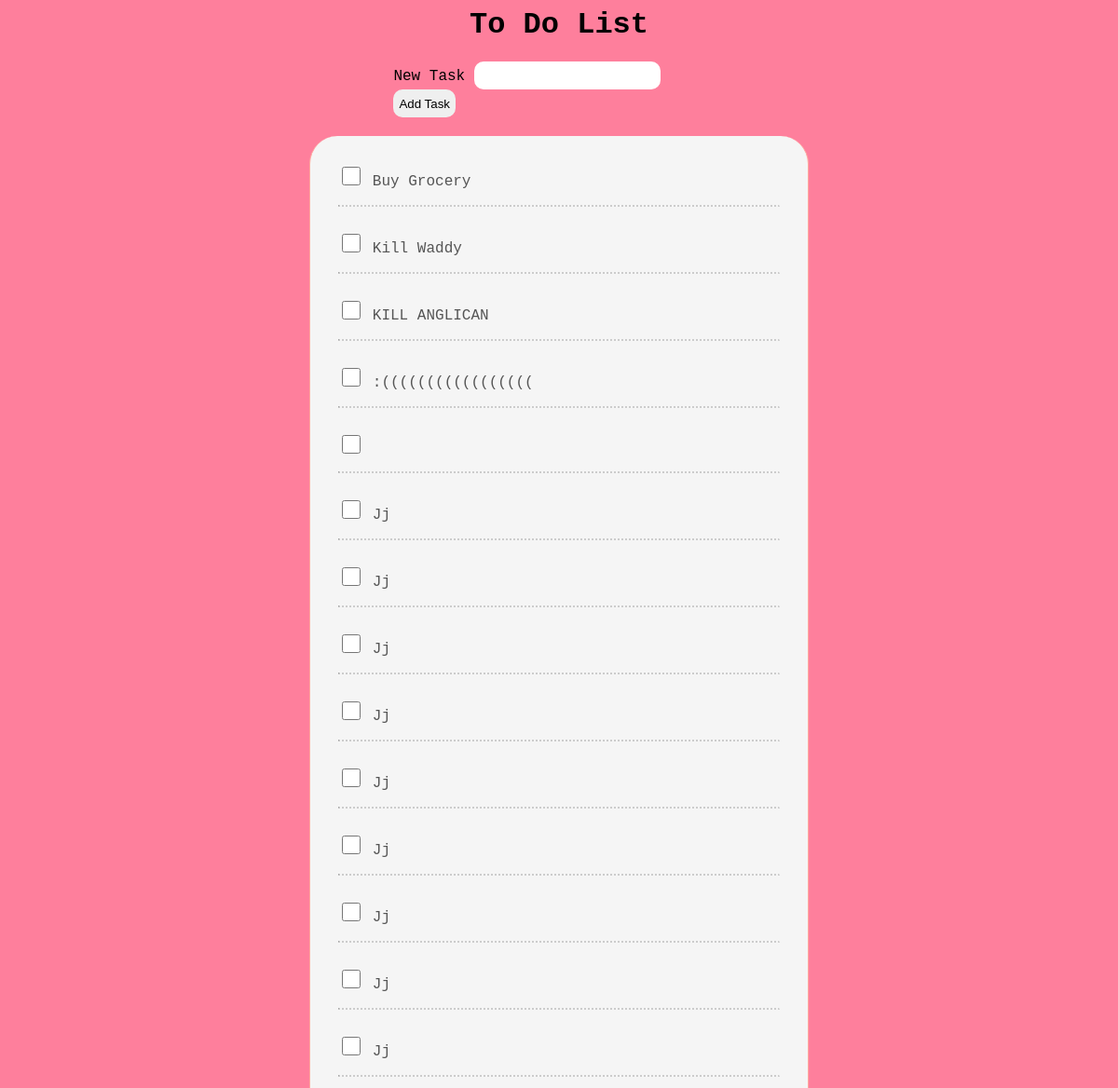
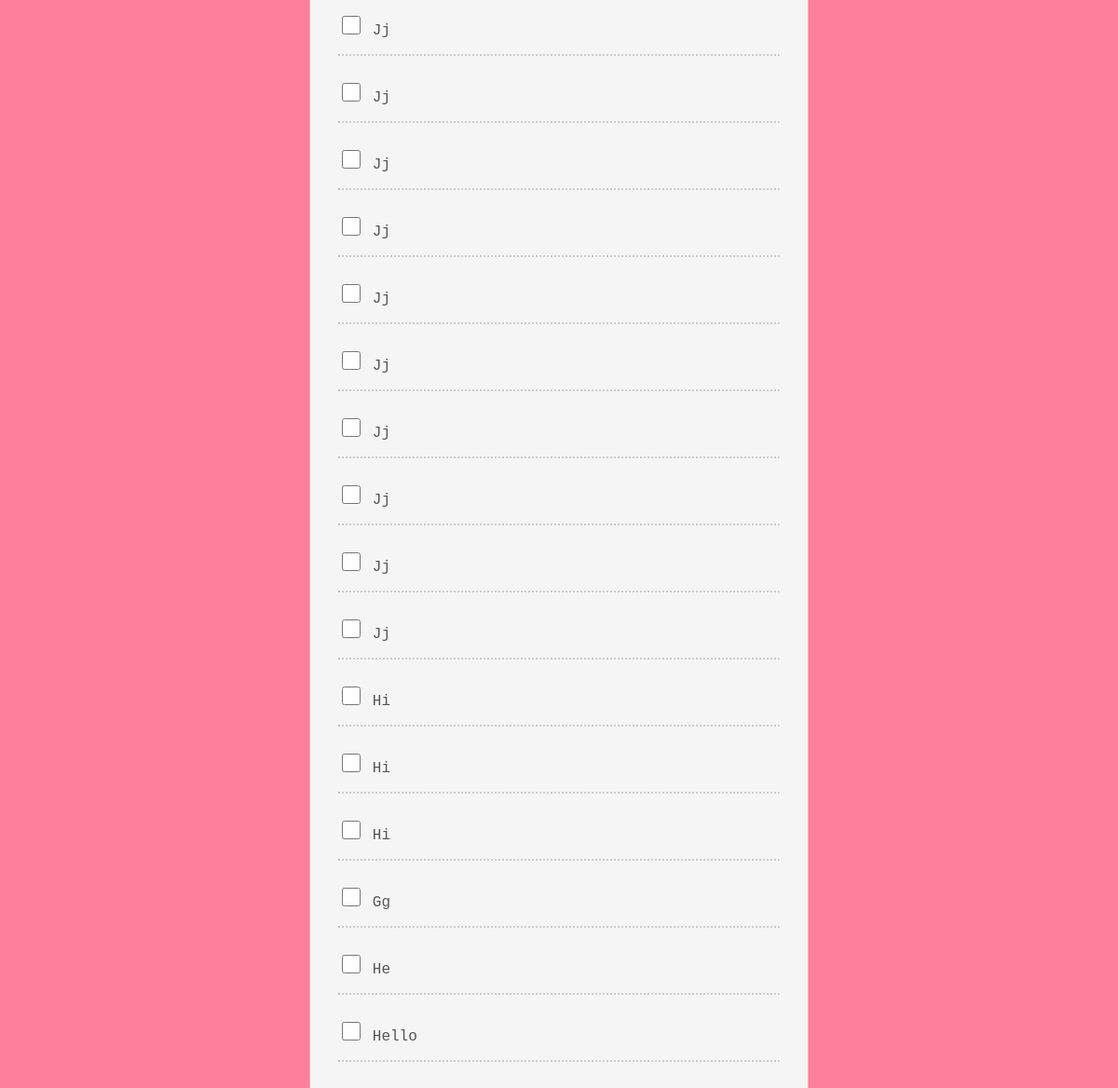
The page / on the database its author committed (2 pictures, top to bottom).
### tables this page shows
CREATE TABLE task (
	id INTEGER PRIMARY KEY AUTOINCREMENT,
	deleted_flag INTEGER DEFAULT 0, 
	description VARCHAR(100) NOT NULL
);

### flaskr/task.py (the view, shortened to what this page needs)
@bp.route('/', methods = ('GET','POST'))
def task():
	db = get_db()
	try:
		cur = db.cursor()
		cur.execute('SELECT * FROM task WHERE deleted_flag = 0')
		all_tasks = cur.fetchall()
	except:
		all_tasks = ""
	return render_template('index.html', all_tasks = all_tasks)

### flaskr/db.py (called while the page is built)
def get_db():
    if 'db' not in g:
        g.db = sqlite3.connect(
            current_app.config['DATABASE'],
            detect_types = sqlite3.PARSE_DECLTYPES
            )
        """ current_app: represents the app without importing it """
        g.db.row_factory = sqlite3.Row
        return g.db

### flaskr/templates/index.html (shortened to what this page needs)
<html>
 <head>
 	<link rel = "stylesheet" type = "text/css" href = "{{url_for('static', filename='style.css') }}" />
 </head>
<center>
	<h1 class="heading"> To Do List</h1>
</center>
<div class = "entertask">
	<form method="POST">
	<label for = "task"> New Task </label>
	<input name = "task" class="inputtask">
	<input type = "submit" value = "Add Task">
	</form>
</div>
<div class = "todo">
	<div class = "all_tasks">
		{% for i in all_tasks %}
			{% if i['deleted_flag'] == 0 %}
					<form method="POST">
					<input type="checkbox" name="check" value="{{loop.index}}">
					<label class="task">
					{{ i['description'] }}
					</label>
					</form>
				<hr class = "line">
				<br>
			{% endif %}
		{% endfor %}
	</div>
</div>
</html>

### flaskr/static/style.css (style rules this page uses)
.inputtask { border-radius: 10px; height: 30px; width: 200px; border: 0px; padding: 2px; }
input[type=submit] { border-radius:10px; height: 30px; border: 0px; }
div.entertask { width: 30%; margin:0 auto; }
div.todo { background-color: #f5f5f5; width: 40%; margin:0 auto; margin-top: 20px; border-radius:30px; padding: 30px; border-left: 1px solid #ffaa9f; border-right: 1px solid #ffaa9f; }
label.task { color: #555; font-family: courier, monospace; text-transform: capitalize; }
input[type=checkbox] { border-radius:20px; width:20px; height: 20px; }
hr.line { border-top: 0px; border-bottom: 2px dotted #ccc; }

### rows shown on the page
task: description "Buy Grocery"
task: description "Kill Waddy"
task: description "KILL ANGLICAN"
task: description ":((((((((((((((((("
task: description "Jj"
task: description "Jj"
task: description "Jj"
task: description "Jj"
task: description "Jj"
task: description "Jj"
task: description "Jj"
task: description "Jj"
task: description "Jj"
task: description "Jj"
task: description "Jj"
task: description "Jj"
task: description "Jj"
task: description "Jj"
task: description "Jj"
task: description "Jj"
task: description "Jj"
task: description "Jj"
task: description "Jj"
task: description "Hi"
task: description "Hi"
task: description "Hi"
task: description "Gg"
task: description "He"
task: description "Hello"
